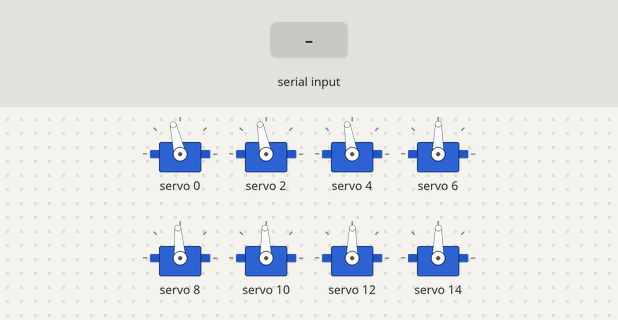
Simulated run of this sketch. Board: Arduino Uno, built with avr-gcc and run on an emulated ATmega328P. Shown: 8 × servo. The test bench sets the inputs (shaded band).

Above: at 1.2 s.
1.3 s: "j\n" received over Serial
At 2.2 s:
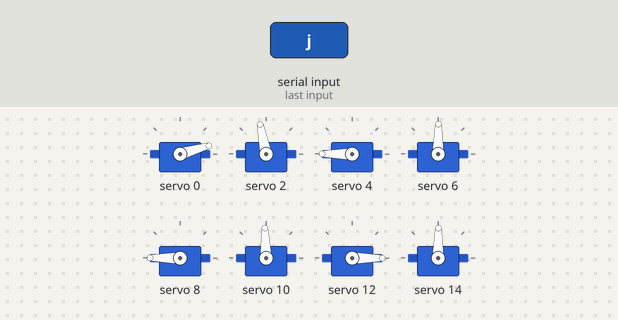
3.2 s: "h\n" received over Serial
At 3.33 s:
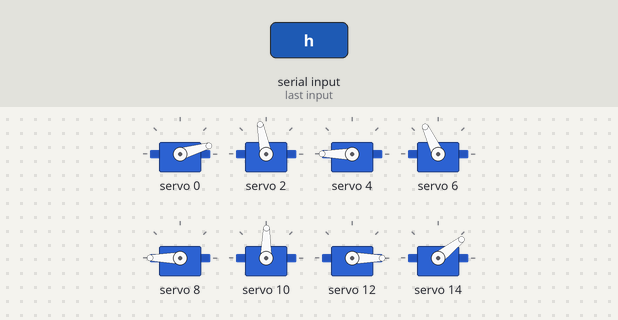
6.2 s: "b\n" received over Serial
At 6.61 s:
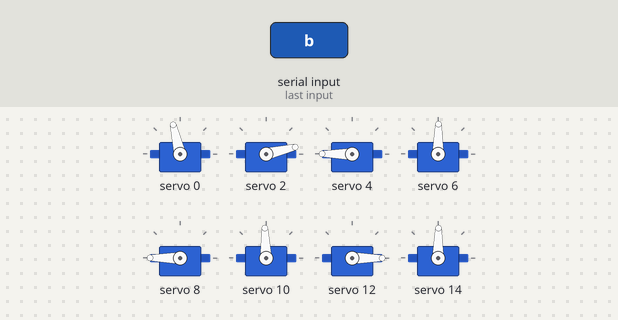
8.2 s: "j\n" received over Serial
At 8.47 s:
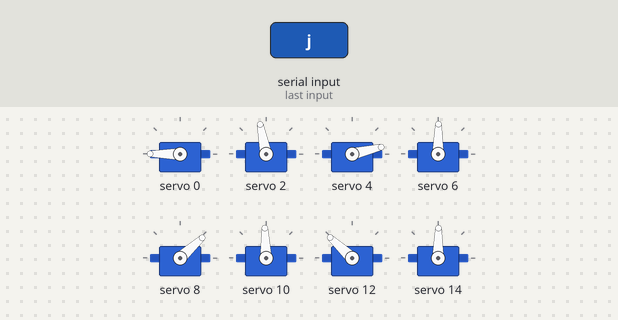
Timing chart, 0 to 10.8 s (numbered marks = the images above; inputs shaded):
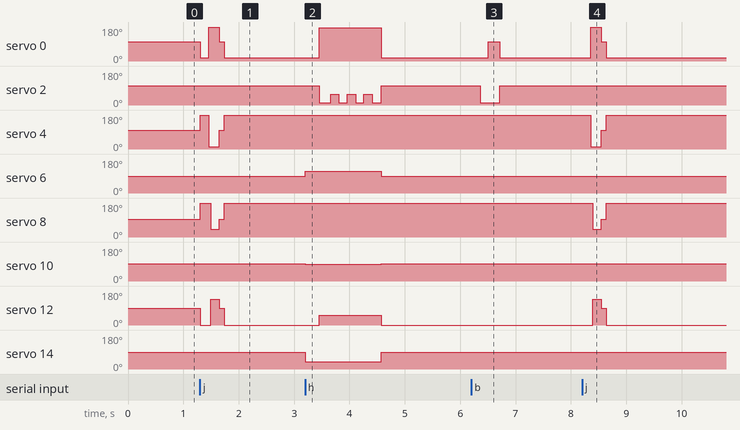

The sketch:

QuadrupedRobot.ino
```cpp
#include <Wire.h>
#include <Adafruit_PWMServoDriver.h>
#include <math.h>

 Adafruit_PWMServoDriver pwm = Adafruit_PWMServoDriver(0x40);

// -------------------- Servo Assignment (Centralized Management) --------------------
// Defines the index for each servo automatically: FL_KNEE=0, FL_HIP=1, etc.
enum ServoIndex {
  FL_KNEE, // index 0: Front Left Knee
  FL_HIP,  // index 1: Front Left Hip
  FR_KNEE, // index 2: Front Right Knee
  FR_HIP,  // index 3: Front Right Hip
  RL_KNEE, // index 4: Rear Left Knee
  RL_HIP,  // index 5: Rear Left Hip
  RR_KNEE, // index 6: Rear Right Knee
  RR_HIP   // index 7: Rear Right Hip
};

struct ServoConfig {
  String name;
  int ch;          // PCA9685 Channel (0, 2, 4...)
  int minPulse;
  int centerPulse;
  int maxPulse;
  int direction;   // 1 or -1
};

// -------------------- Servo Configurations --------------------
// Order must match the ServoIndex enum above.
ServoConfig servos[] = {
  // Name,      Ch,  Min,  Center, Max,  Dir
  {"FL_KNEE",   0,   145,  330,    520,   1}, // index 0
  {"FL_HIP",    2,   140,  325,    450,   1}, // index 1 (Max increased to 450 for kicking)
  {"FR_KNEE",   4,   140,  320,    520,  -1}, // index 2
  {"FR_HIP",    6,   275,  300,    485,  -1}, // index 3
  {"RL_KNEE",   8,   200,  310,    500,  -1}, // index 4
  {"RL_HIP",   10,   280,  305,    495,  -1}, // index 5
  {"RR_KNEE",  12,   100,  300,    400,   1}, // index 6
  {"RR_HIP",   14,   120,  300,    325,   1}  // index 7
};

const int SERVO_COUNT = 8;

int mode = 0;  // 0: Idle, 2: Walking
float waveAngle = 0;
float stick_Y = 0.0;
float stick_X = 0.0;

void setup() {
  Serial.begin(115200);

  // I2C anti-hang measures (specific to R4 noise safety)
  Wire.begin();
  Wire.setWireTimeout(25000, true);

  pwm.begin();
  pwm.setOscillatorFrequency(25000000);
  pwm.setPWMFreq(50);
  resetToCenter();
}

// -------------------- Servo Control Functions --------------------

/**
 * Moves a servo to a specific position based on a ratio (-1.0 to 1.0)
 */
void moveServo(int index, float ratio) {
  ServoConfig s = servos[index];

  // Apply rotation direction internally
  float final_ratio = ratio * s.direction;

  float p_range = (final_ratio >= 0) ? (s.maxPulse - s.centerPulse) : (s.centerPulse - s.minPulse);
  float targetPulse = s.centerPulse + (final_ratio * p_range);
  int safePulse = constrain((int)targetPulse, s.minPulse, s.maxPulse);
  pwm.setPWM(s.ch, 0, safePulse);
}

// Reset all servos to neutral position
void resetToCenter() {
  for (int i = 0; i < SERVO_COUNT; i++) {
    pwm.setPWM(servos[i].ch, 0, servos[i].centerPulse);
  }
}

// Set Squat (Crouching) pose
void setSquatPose() {
  moveServo(FL_KNEE, -1.4);
  moveServo(FR_KNEE, -1.4);
  moveServo(RL_KNEE, -1.4);
  moveServo(RR_KNEE, -1.4);
  moveServo(FL_HIP,   0.0);
  moveServo(FR_HIP,   0.0);
  moveServo(RL_HIP,   0.0);
  moveServo(RR_HIP,   0.0);
}

// Jump Action
void executeJump() {
  setSquatPose();
  delay(150);
  moveServo(FL_KNEE, 1.0);
  moveServo(FR_KNEE, 1.0);
  delay(35);
  moveServo(RL_KNEE, 1.0);
  moveServo(RR_KNEE, 1.0);
  delay(150);
  moveServo(FL_KNEE, 0.0); moveServo(FR_KNEE, 0.0);
  moveServo(RL_KNEE, 0.0); moveServo(RR_KNEE, 0.0);
  delay(80);
  setSquatPose();
  delay(200);
}

// Kick Action
void kick(){
  setSquatPose();
  delay(150);
  moveServo(FL_HIP, -1.0); // Use the expanded range for a powerful kick
  delay(150);
  moveServo(FL_KNEE, 0.0);
  delay(200);
  setSquatPose();
  delay(200);
}

// Wave Hand Action
void executeWaveHand() {
  // 1. Stability: Crouch 3 legs and bend Rear-Right knee deeply
  moveServo(FR_KNEE, -1.4);
  moveServo(RL_KNEE, -1.4);

  // Shift center of gravity to Rear-Right
  moveServo(RR_HIP,  -0.6);
  moveServo(RR_KNEE, -2.5);

  // Gravity compensation
  moveServo(FR_HIP,  -0.3);
  moveServo(RL_HIP,   0.2);
  delay(250);

  // 2. Extend Front-Left leg (the "hand") forward
  moveServo(FL_KNEE,  0.8);
  moveServo(RR_KNEE, -0.4);
  moveServo(FL_HIP,  -1.0);
  delay(200);

  // 3. Wave the "hand" 3 times
  for (int i = 0; i < 3; i++) {
    moveServo(FL_HIP, -0.5);
    delay(150);
    moveServo(FL_HIP, -1.3);
    delay(150);
  }

  // 4. Return to Squat pose smoothly
  setSquatPose();
  delay(200);
}

void loop() {
  // Handle Serial Commands
  if (Serial.available()) {
    String input = Serial.readStringUntil('\n');
    input.trim();

    if (input.equalsIgnoreCase("w")) {
      mode = (mode == 2) ? 0 : 2;
      stick_Y = 0.0;
      stick_X = 0.0;
      if (mode == 0) setSquatPose();
    }
    else if (input.equalsIgnoreCase("j")) {
      executeJump();
    }
    else if (input.equalsIgnoreCase("h")) {
      executeWaveHand();
    }
    else if (input.equalsIgnoreCase("b")) {
      kick();
    }
    else if (input.startsWith("f") && input.indexOf(",r") != -1) {
      int rIndex = input.indexOf(",r");
      String fStr = input.substring(1, rIndex);
      String rStr = input.substring(rIndex + 2);
      stick_Y = fStr.toFloat();
      stick_X = rStr.toFloat();
    }
  }

  // ===== MODE 2: WALKING =====
  if (mode == 2) {
    if (abs(stick_Y) > 0.05 || abs(stick_X) > 0.05) {
      if (abs(stick_Y) > 0.05) {
        if (stick_Y > 0) {
          waveAngle += (0.04 + stick_Y * 0.04);
        } else {
          waveAngle -= (0.04 + abs(stick_Y) * 0.04);
        }
      } else {
        waveAngle += 0.04 + (2.5 * 0.04);
      }
    }

    // Gait Phase Calculation
    float phaseFL = waveAngle;
    float phaseFR = waveAngle + PI;
    float phaseRL = waveAngle + PI;
    float phaseRR = waveAngle;

    float hip_phaseFL = phaseFL;
    float hip_phaseFR = phaseFR;
    float hip_phaseRL = phaseRL + PI;
    float hip_phaseRR = phaseRR + PI;

    float fl_knee, fr_knee, rl_knee, rr_knee;

    // Knee movement logic
    if (abs(stick_Y) > 0.05 || abs(stick_X) > 0.05) {
      fl_knee = (sin(phaseFL) - 3) / 2.0 * 0.7;
      fr_knee = (sin(phaseFR) - 3) / 2.0 * 0.7;
      rl_knee = (sin(phaseRL) - 3) / 2.0 * 0.7;
      rr_knee = (sin(phaseRR) - 3) / 2.0 * 0.7;
    } else {
      fl_knee = -1.4; fr_knee = -1.4; rl_knee = -1.4; rr_knee = -1.4;
    }

    // Steering calculation
    float base_Y = abs(stick_Y);
    float left_multiplier, right_multiplier;
    if (stick_Y >= 0) {
      left_multiplier  = base_Y + (stick_X * 1);
      right_multiplier = base_Y - (stick_X * 1);
    } else {
      left_multiplier  = base_Y - (stick_X * 1);
      right_multiplier = base_Y + (stick_X * 1);
    }

    left_multiplier  = constrain(left_multiplier, 0.0, 5.0);
    right_multiplier = constrain(right_multiplier, 0.0, 5.0);

    // Hip movement logic
    float fl_hip = cos(hip_phaseFL) * 0.6 * (left_multiplier / 5.0);
    float fr_hip = cos(hip_phaseFR) * 0.6 * (right_multiplier / 5.0);
    float rl_hip = cos(hip_phaseRL) * 0.6 * (left_multiplier / 5.0);
    float rr_hip = cos(hip_phaseRR) * 0.6 * (right_multiplier / 5.0);

    // Final Servo Output
    moveServo(FL_KNEE, fl_knee);
    moveServo(FL_HIP,  fl_hip);
    moveServo(FR_KNEE, fr_knee);
    moveServo(FR_HIP,  fr_hip);
    moveServo(RL_KNEE, rl_knee);
    moveServo(RL_HIP,  rl_hip);
    moveServo(RR_KNEE, rr_knee);
    moveServo(RR_HIP,  rr_hip);

    delay(20);
  }
}
```

Measured:
- after the input at 1.3 s, servo 0: 103° → 16° at once, → 180° 0.15 s later, → 103° 0.19 s later, → 16° 0.09 s later; servo 4: 99° → 180° at once, → 13° 0.15 s later, → 99° 0.19 s later, → 180° 0.09 s later
- after the input at 3.2 s, servo 0: 16° → 175° after 0.26 s, → 16° 1.1 s later; servo 2: 101° → 13° after 0.26 s, then repeats every 0.30 s: 57° 0.15 s, 13° 0.15 s, until it stays 101° from 4.6 s; servo 6: 89° → 115° at once, → 89° 1.4 s later; servo 10: 92° → 89° at once, → 92° 1.4 s later; servo 12: 0° → 51° after 0.26 s, → 0° 1.1 s later
- after the input at 6.2 s, servo 0: 16° → 103° after 0.31 s, → 16° 0.21 s later; servo 2: 101° → 13° after 0.16 s, → 101° 0.36 s later
- after the input at 8.2 s, servo 0: 16° → 180° after 0.16 s, → 103° 0.19 s later, → 16° 0.09 s later; servo 4: 180° → 13° after 0.16 s, → 99° 0.19 s later, → 180° 0.09 s later; servo 8: 180° → 42° after 0.20 s, → 94° 0.15 s later, → 180° 0.09 s later; servo 12: 0° → 137° after 0.20 s, → 89° 0.15 s later, → 0° 0.09 s later
